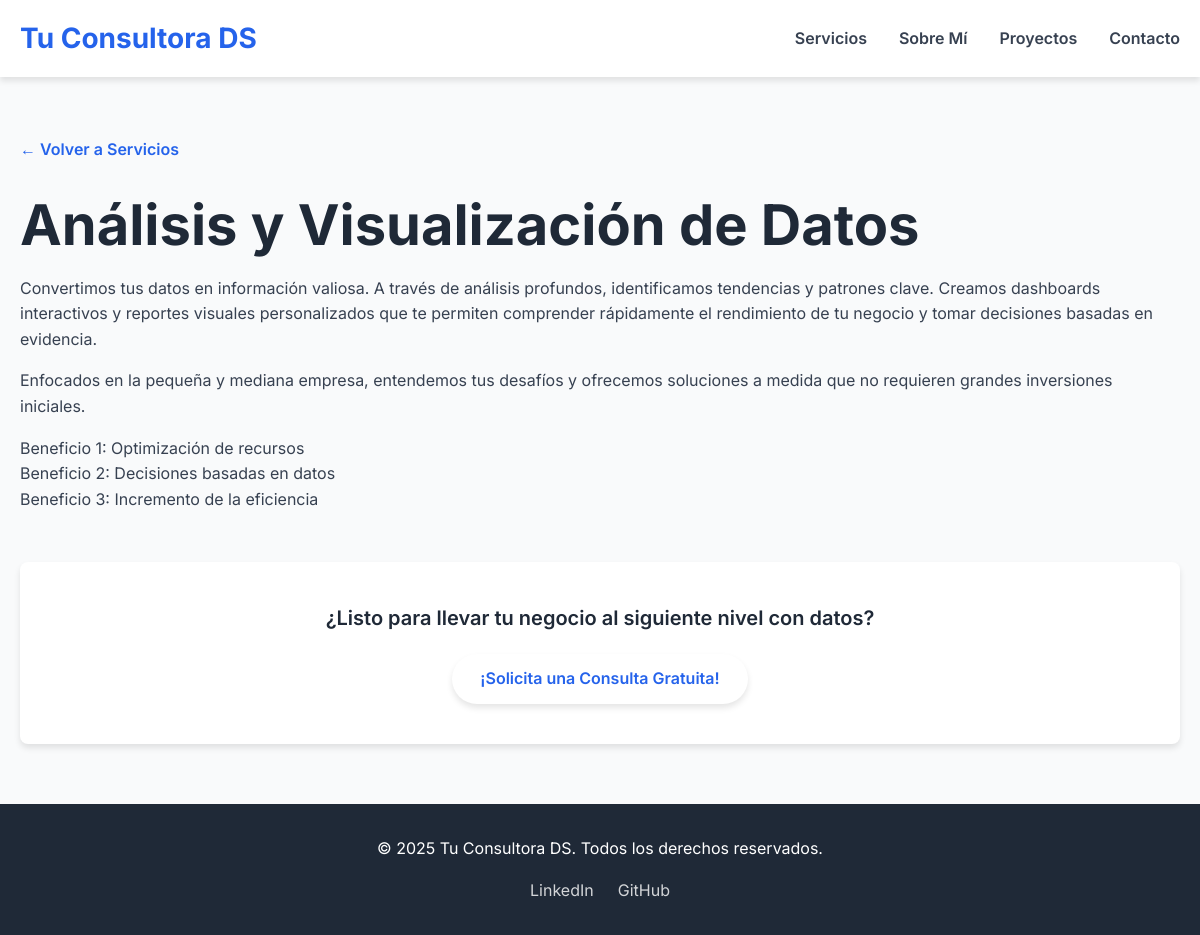
Screenshot of /service/2 with the database file from the repository.
### app.py (models this page shows, shortened)
class Service(db.Model):
    id = db.Column(db.Integer, primary_key=True)
    title = db.Column(db.String(100), nullable=False)
    short_description = db.Column(db.String(250), nullable=False) # Descripción corta para la tarjeta
    full_description = db.Column(db.Text, nullable=False) # Descripción detallada para la página del servicio
    icon = db.Column(db.String(50), nullable=True) # Opcional: para un icono visual

### app.py (the view)
@app.route('/service/<int:service_id>')
def service_detail(service_id):
    service = Service.query.get_or_404(service_id)
    return render_template('service_detail.html', service=service)

### templates/service_detail.html (shortened to what this page needs)
<!DOCTYPE html>
<html lang="es">
<head>
    <link rel="stylesheet" href="{{ url_for('static', filename='css/style.css') }}">
</head>
<body class="detail-page-body">
    <header>
        <div class="container">
            <a href="{{ url_for('index') }}" class="logo">Tu Consultora DS</a>
            <nav>
                <ul>
                    <li><a href="{{ url_for('index') }}#services">Servicios</a></li>
                    <li><a href="{{ url_for('index') }}#about">Sobre Mí</a></li>
                    <li><a href="{{ url_for('index') }}#projects">Proyectos</a></li>
                    <li><a href="{{ url_for('index') }}#contact">Contacto</a></li>
                </ul>
            </nav>
        </div>
    </header>
    <section id="service-detail" class="detail-section">
        <div class="container">
            <a href="{{ url_for('index') }}#services" class="back-link">&larr; Volver a Servicios</a>
            <h1>{{ service.title }}</h1>
            <div class="service-description-full">
                <p>{{ service.full_description }}</p>
                <p>Enfocados en la pequeña y mediana empresa, entendemos tus desafíos y ofrecemos soluciones a medida que no requieren grandes inversiones iniciales.</p>
                <ul>
                    <li>Beneficio 1: Optimización de recursos</li>
                    <li>Beneficio 2: Decisiones basadas en datos</li>
                    <li>Beneficio 3: Incremento de la eficiencia</li>
                </ul>
                </div>
            <div class="cta-detail-page">
                <p>¿Listo para llevar tu negocio al siguiente nivel con datos?</p>
                <a href="{{ url_for('index') }}#contact" class="btn btn-primary">¡Solicita una Consulta Gratuita!</a>
            </div>
        </div>
    </section>
    <footer>
        <div class="container">
            <p>&copy; 2025 Tu Consultora DS. Todos los derechos reservados.</p>
            <div class="social-links">
                <a href="#">LinkedIn</a>
                <a href="#">GitHub</a>
            </div>
        </div>
    </footer>
</body>
</html>

### static/css/style.css (style rules this page uses)
:root { --primary-color: #2563eb; --secondary-color: #1d4ed8; --text-color: #374151; --light-gray: #f9fafb; --medium-gray: #e5e7eb; --dark-gray: #1f2937; --white: #ffffff; --shadow: 0 4px 6px rgba(0, 0, 0, 0.1); }
* { margin: 0; padding: 0; box-sizing: border-box; }
body { font-family: 'Inter', sans-serif; line-height: 1.6; color: var(--text-color); background-color: var(--light-gray); -webkit-font-smoothing: antialiased; }
.container { max-width: 1200px; margin: 0 auto; padding: 0 20px; }
h1, h2, h3 { font-weight: 700; color: var(--dark-gray); margin-bottom: 1rem; }
h1 { font-size: 3.5rem; line-height: 1.2; }
p { margin-bottom: 1rem; }
a { text-decoration: none; color: var(--primary-color); transition: color 0.3s ease; }
ul { list-style: none; }
.btn { display: inline-block; padding: 12px 28px; border-radius: 9999px; font-weight: 600; text-align: center; transition: all 0.3s ease; border: none; cursor: pointer; }
.btn-primary { background-color: var(--white); color: var(--primary-color); box-shadow: var(--shadow); }
header { background-color: var(--white); box-shadow: var(--shadow); padding: 1rem 0; position: sticky; top: 0; z-index: 1000; }
header .container { display: flex; justify-content: space-between; align-items: center; }
.logo { font-size: 1.75rem; font-weight: 700; color: var(--primary-color); }
nav ul { display: flex; gap: 2rem; }
nav ul li a { color: var(--text-color); font-weight: 600; }
footer { background-color: var(--dark-gray); color: var(--white); padding: 32px 0; text-align: center; }
.social-links { margin-top: 1rem; display: flex; justify-content: center; gap: 1.5rem; }
.social-links a { color: var(--white); opacity: 0.8; }
.detail-page-body { background-color: var(--white); }
.detail-section { padding: 60px 0; background-color: var(--light-gray); }
.back-link { display: inline-block; margin-bottom: 30px; font-weight: 600; color: var(--primary-color); transition: transform 0.2s ease; }
.cta-detail-page { text-align: center; padding: 40px 20px; background-color: var(--white); border-radius: 8px; box-shadow: var(--shadow); margin-top: 50px; }
.cta-detail-page p { font-size: 1.25rem; margin-bottom: 20px; color: var(--dark-gray); font-weight: 600; }

### rows the page displays
Service: title "Análisis y Visualización de Datos", full_description "Convertimos tus datos en información valiosa. A través de análisis profundos, identificamos tendencias y patrones clave. Creamos dashboards interactivos y reportes visuales personalizados que te permiten comprender rápidamente el rendimiento de tu negocio y tomar decisiones basadas en evidencia."
